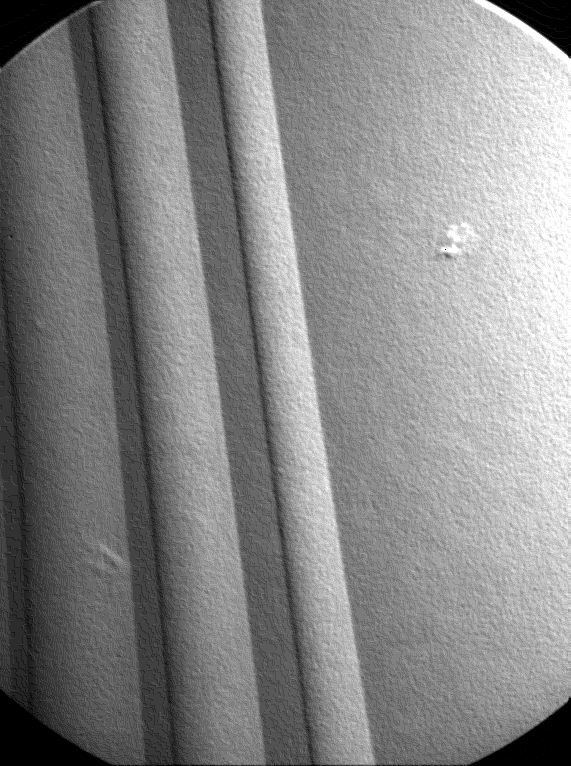
#> input picture Project_3/original_imgs/turbine-blade.jpg, 571 x 766 px, found by its file name
$ python task2.py
#> lines starting #> are read from the running program, lines starting #| are printed output that depends on the picture; after the words box and inside, x2 and y2 are one past the last pixel; in counts of white or black regions, pixels touching at a corner belong together
import cv2
import numpy as np
import skimage.color
import matplotlib.pyplot as plt

image_colour = cv2.imread("/Users/vivad/PycharmProjects/CLFinalProject/original_imgs/turbine-blade.jpg", 1)
#> image_colour is the input picture: shape (766, 571, 3); min 0, max 255, mean 134.3
image_gray = cv2.cvtColor(image_colour, cv2.COLOR_BGR2GRAY)

ker = np.ndarray((3, 3), dtype='int')
ker[0][0] = 0
ker[0][1] = 1
ker[0][2] = 0
ker[1][0] = 1
ker[1][1] = -4
ker[1][2] = 1
ker[2][0] = 0
ker[2][1] = 1
ker[2][2] = 0


def function_convolution(source, masking_kernel):
    image_h = source.shape[0]
#> image_h = 766
    image_w = source.shape[1]
#> image_w = 571

    kernel_h = masking_kernel.shape[0]
    kernel_w = masking_kernel.shape[1]

    h = kernel_h // 2
    w = kernel_w // 2

    convolved_image = np.zeros(source.shape)

    for i in range(h, image_h - h):
        for j in range(w, image_w - w):
            sum = 0

            for m in range(kernel_h):
                for n in range(kernel_w):
                    sum = (sum + masking_kernel[m][n] * source[i - h + m][j - w + n])

            if (sum > 310):
                convolved_image[i][j] = 255
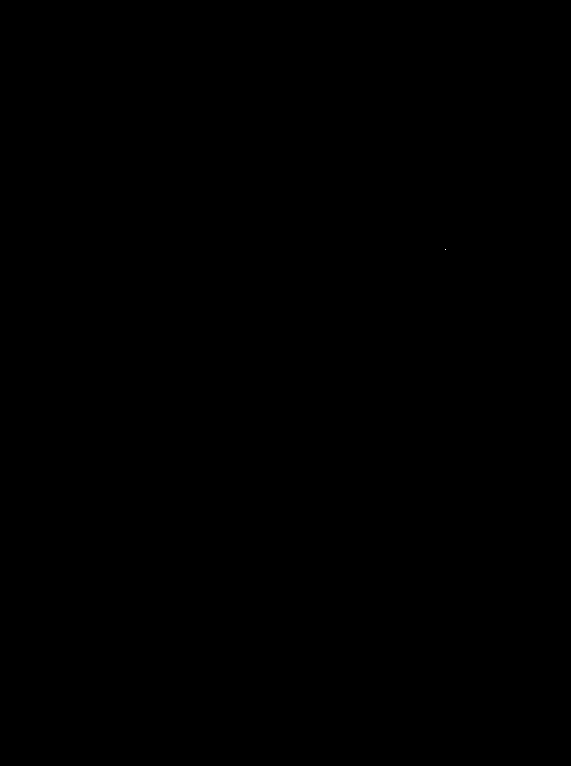
#> convolved_image: shape (766, 571) float64; 0% white in thin lines or dots, all inside (x1, y1, x2, y2) = (445, 249, 446, 250)

    return convolved_image


conv_image_y_axis = function_convolution(image_gray, ker)
final_op_image = skimage.color.gray2rgb(conv_image_y_axis)
final_labelled = skimage.color.gray2rgb(conv_image_y_axis)
for i in range(conv_image_y_axis.shape[1]):
    for j in range(conv_image_y_axis.shape[0]):
        if (conv_image_y_axis[j][i] != 0):
            print("Point detected at:"+str(i)+","+str(j))

            text = str(i) + " , " + str(j)
            cv2.putText(image_colour, text, (i - 40, j + 40), cv2.FONT_HERSHEY_SIMPLEX, 0.8, (0, 0, 255), 1)
            cv2.circle(image_colour, (i, j), 10, (0, 255, 0), 1)
            cv2.circle(final_op_image, (i, j), 10, (0, 255, 0), 1)
#> final_op_image: shape (766, 571, 3) float64; mean R, G, B 0, 0, 0
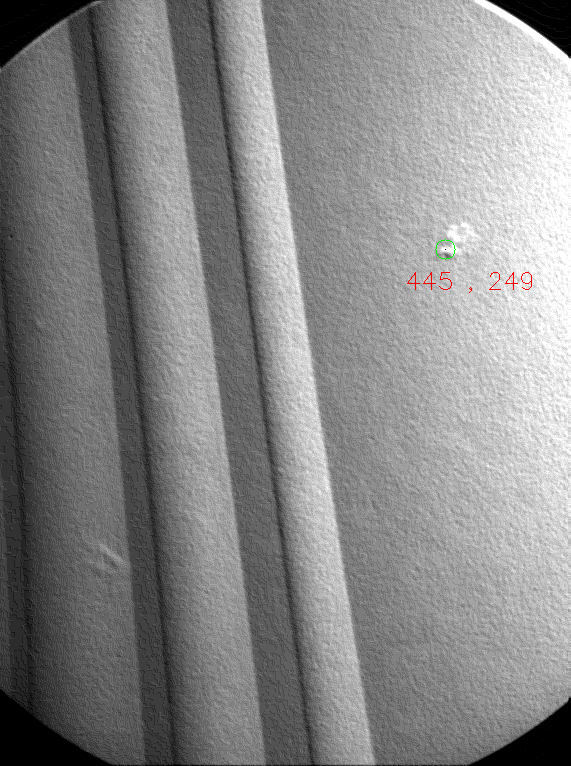
#> image_colour: shape (766, 571, 3); 0.07% of pixels changed, all inside (x1, y1, x2, y2) = (407, 239, 532, 293)


cv2.imwrite("/Users/vivad/PycharmProjects/CLFinalProject/Task2/point_detected_labelled.jpg", image_colour)
cv2.imwrite("/Users/vivad/PycharmProjects/CLFinalProject/Task2/point_detected.jpg", final_op_image)


image_colour = cv2.imread("/Users/vivad/PycharmProjects/CLFinalProject/original_imgs/segment.jpg")
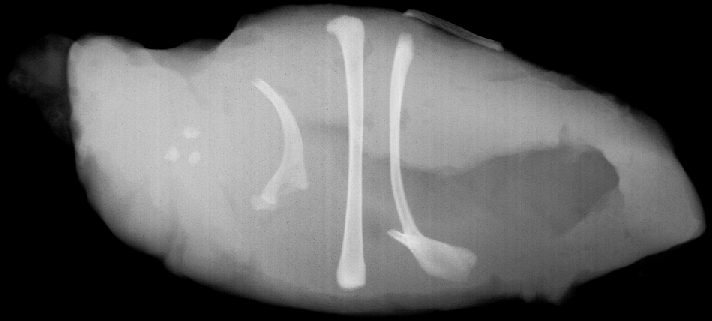
#> input picture Project_3/original_imgs/segment.jpg, 712 x 321 px, found by its file name
#> image_colour is the input picture: shape (321, 712, 3); min 0, max 231, mean 92.5
image_gray = cv2.cvtColor(image_colour, cv2.COLOR_BGR2GRAY)
#> image_gray: shape (321, 712)

counter = [0] * 256
for i in range(image_gray.shape[0]):
    for j in range(image_gray.shape[1]):
        counter[image_gray[i, j]]+=1
pixel_range_counter = []
for i in range(0,256):
    pixel_range_counter.append(i)


plt.bar(pixel_range_counter, counter)
plt.ylabel('Intensity')
#plt.show()


def find_thresh(img):
    new_empty_image = np.zeros([img.shape[0], img.shape[1]])
    initial = 210
    #(164, 285) (420, 285) (164, 26) (420, 26)


    for i in range(0, img.shape[0]):
        for j in range(0, img.shape[1]):
            if (img[i][j] > initial):
                new_empty_image[i][j] = img[i][j]
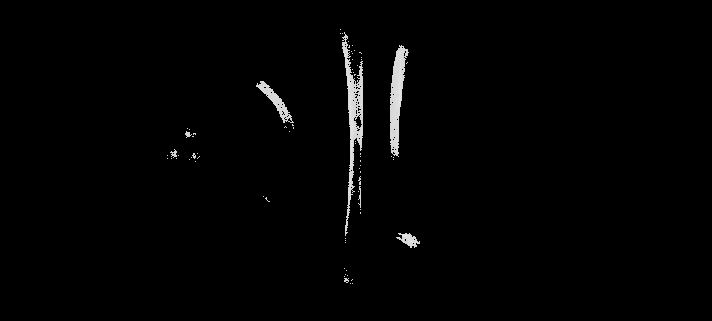
#> new_empty_image: shape (321, 712) float64; min 0, max 231, mean 3.1

    return new_empty_image

def findCorners(img, window_size, k, thresh):

    # X and Y's differential calculator
#> called with window_size = 3, k = 0.05, thresh = 20
    dy, dx = np.gradient(img)
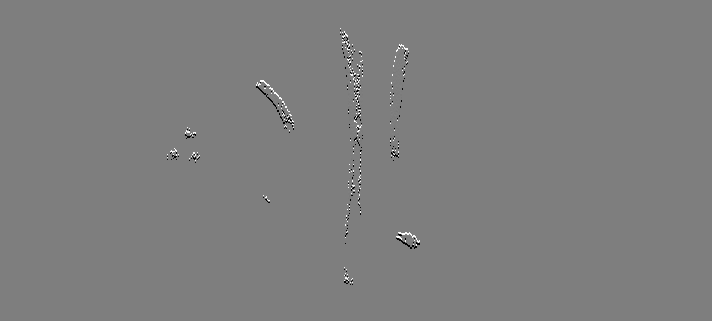
#> dy: shape (321, 712) float64; min -111, max 113.5, mean 0; drawn with min black and max white
    Ixx = dx ** 2
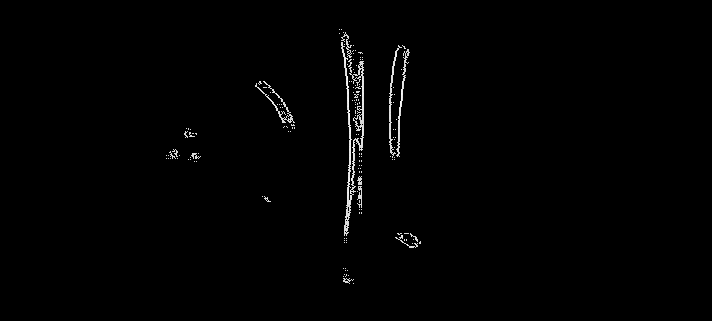
#> Ixx: shape (321, 712) float64; min 0, max 13225, mean 112; drawn with min black and max white
    Ixy = dy * dx
    Iyy = dy ** 2
    height = img.shape[0]
#> height = 321
    width = img.shape[1]
#> width = 712

    cornerList = []
    newImg = img.copy()
    color_img = newImg
    offset = window_size // 2

    # Loop through image and find our corners
    for y in range(offset, height - offset):
        for x in range(offset, width - offset):
            # Calculate sum of squares
            windowIxx = Ixx[y - offset:y + offset + 1, x - offset:x + offset + 1]
            windowIxy = Ixy[y - offset:y + offset + 1, x - offset:x + offset + 1]
            windowIyy = Iyy[y - offset:y + offset + 1, x - offset:x + offset + 1]
            Sxx = windowIxx.sum()
            Sxy = windowIxy.sum()
            Syy = windowIyy.sum()

            # Find determinant and trace, use to get corner response
            det = (Sxx * Syy) - (Sxy ** 2)
            trace = Sxx + Syy
            r = det - k * (trace ** 2)

            # If corner response is over threshold, color the point and add to corner list
            if r > thresh:
                # print(x, y, r)
                cornerList.append([x, y, r])
#> after the loop, cornerList = 4222 items, first 6: [339, 28, 100998156.8], [340, 28, 195683928.8], [341, 28, 100998156.8], [339, 29, 195683928.8], [340, 29, 403992627.2], [341, 29, 195683928.8]

    return color_img, cornerList


orig_segmented_image = find_thresh(image_gray)

corImage, co_ordinates = findCorners(orig_segmented_image, 3, 0.05, 20)
#> co_ordinates has the same summary as cornerList in findCorners

co_ordinates.sort()
left_most = co_ordinates[0]
#> left_most = [166, 154, 99105972]
right_most = co_ordinates[len(co_ordinates) - 1]
#> right_most = [420, 244, 285929509]

top_most = [100, 100, 0]
for array in co_ordinates:
    if (array[1] < top_most[1]):
        top_most = array
#> this loop made 4222 passes
#> top_most on passes 314, 319, 333, 339, 902: [255, 83, 71445322.5], [256, 82, 192017820.8], [258, 81, 194496177.8], [259, 80, 281063207.8], [339, 28, 100998156.8]
#> array on passes 1 to 6: [166, 154, 99105972], [166, 155, 192017820.8], [166, 156, 192017820.8], [166, 157, 192017820.8], [166, 158, 192017820.8], [166, 159, 99105972]

bottom_most = [419, 249, 211422285.096875]
for array in co_ordinates:
    if (array[1] > bottom_most[1]):
        bottom_most = array

top_most = tuple(top_most[0:2])
#> top_most = (339, 28)
bottom_most = tuple(bottom_most[0:2])
#> bottom_most = (348, 284)
left_most = tuple(left_most[0:2])
#> left_most = (166, 154)
right_most = tuple(right_most[0:2])
#> right_most = (420, 244)

top_right = []
top_right.append(right_most[0])
top_right.append(top_most[1])
top_right = tuple(top_right)
#> top_right = (420, 28)

bottom_right = []
bottom_right.append(right_most[0])
bottom_right.append(bottom_most[1])
bottom_right = tuple(bottom_right)
#> bottom_right = (420, 284)

top_left = []
top_left.append(left_most[0])
top_left.append(top_most[1])
top_left = tuple(top_left)
#> top_left = (166, 28)

bottom_left = []
bottom_left.append(left_most[0])
bottom_left.append(bottom_most[1])
bottom_left = tuple(bottom_left)
#> bottom_left = (166, 284)

final_op_image = skimage.color.gray2rgb(orig_segmented_image)
#> final_op_image: shape (321, 712, 3) float64
lineThickness = 2
cv2.line(final_op_image, bottom_left, top_left, (0, 255, 255), lineThickness)
cv2.line(final_op_image, bottom_right, top_right, (0, 255, 255), lineThickness)
cv2.line(final_op_image, bottom_left, bottom_right, (0, 255, 255), lineThickness)
cv2.line(final_op_image, top_left, top_right, (0, 255, 255), lineThickness)

cv2.imwrite("/Users/vivad/PycharmProjects/CLFinalProject/Task2/segmented.jpg", final_op_image)

print("The corners of the bounding box are:")
print(bottom_left, bottom_right, top_left, top_right)
#| (166, 284) (420, 284) (166, 28) (420, 28)
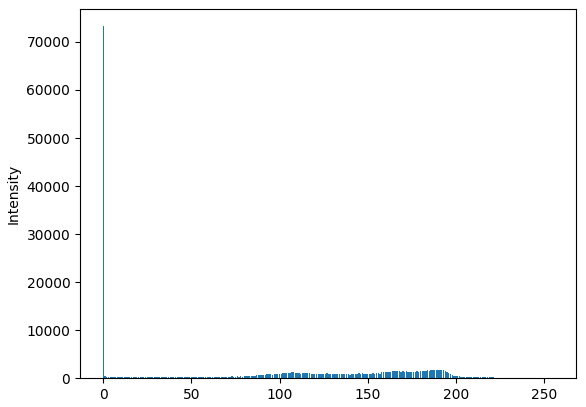
#> figure drawn by matplotlib, 1 panel; tallest bar 73274 high, from x = -0.4 to 0.4
